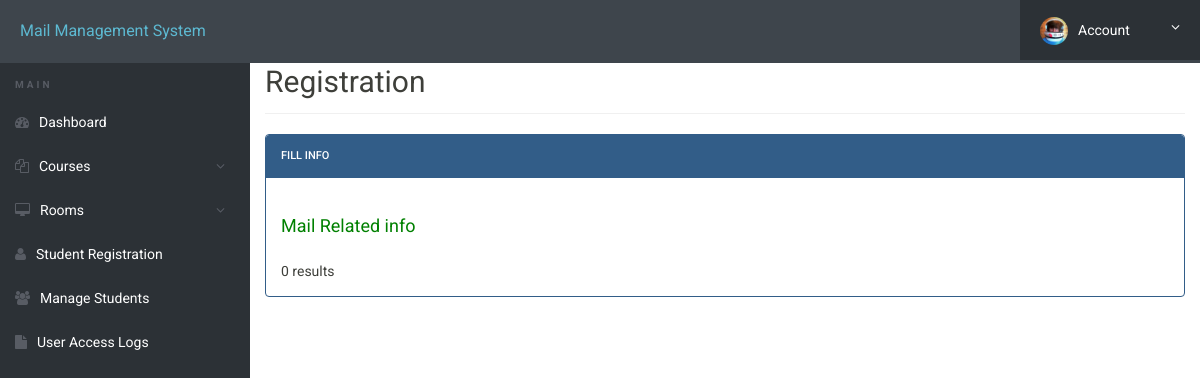
Page /admin/registration1.php (signed in) on the earlier database version.
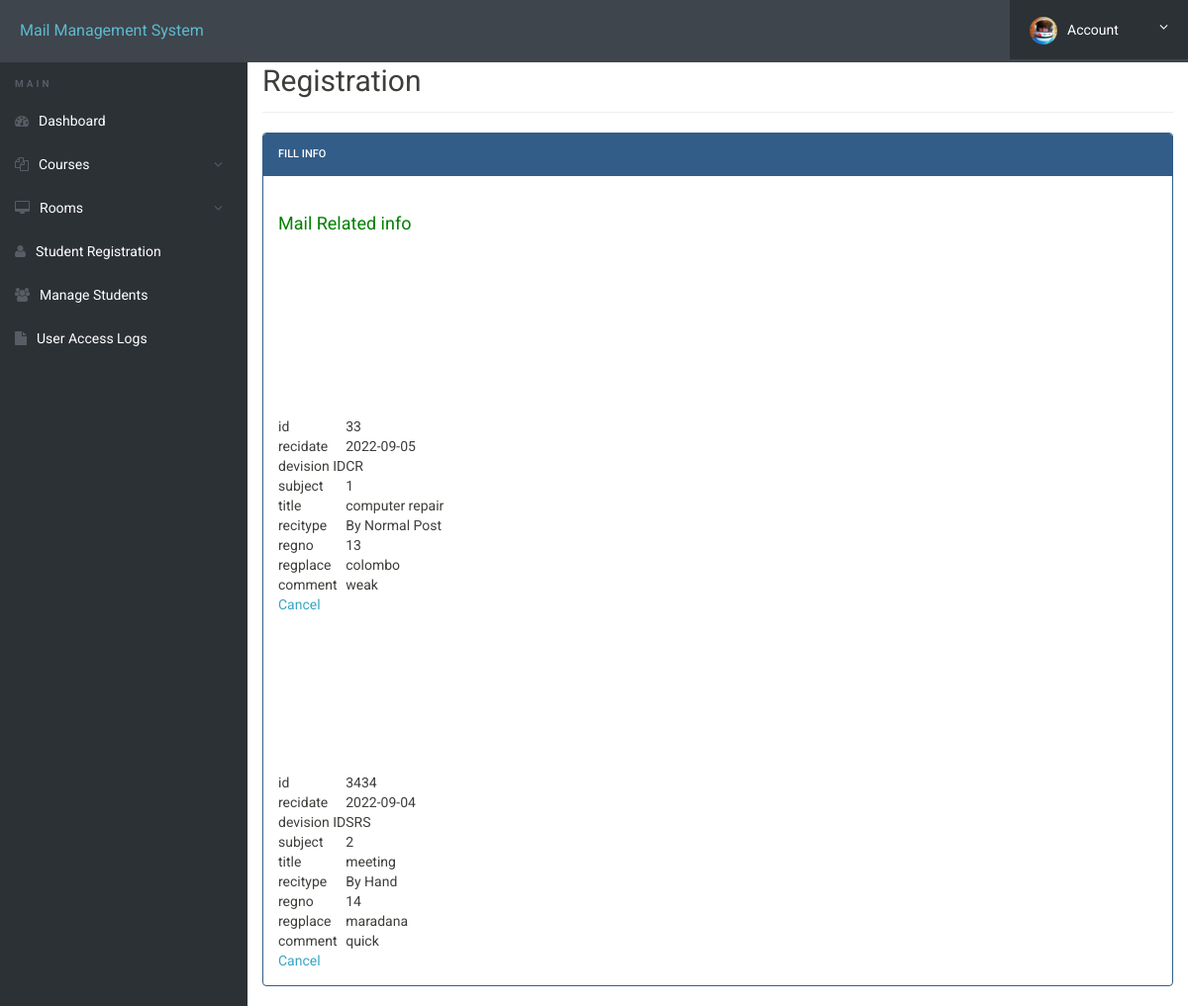
Same page on the later database version.
### tables this page shows
CREATE TABLE `registration` (
  `id` int(11) NOT NULL AUTO_INCREMENT,
  `recidate` date DEFAULT NULL,
  `devision` varchar(500) DEFAULT NULL,
  `regno` int(11) DEFAULT NULL,
  `subject` varchar(500) DEFAULT NULL,
  `title` varchar(500) DEFAULT NULL,
  `recitype` varchar(500) DEFAULT NULL,
  `regplace` varchar(250) DEFAULT NULL,
  `action` varchar(1000) DEFAULT NULL,
  `comment` varchar(500) DEFAULT NULL,
  PRIMARY KEY (`id`)
);

### admin/registration1.php (the view, shortened to what this page needs)
<!doctype html>
<html lang="en" class="no-js">
<head>
	<link rel="stylesheet" href="css/font-awesome.min.css">
	<link rel="stylesheet" href="css/bootstrap.min.css">
	<link rel="stylesheet" href="css/dataTables.bootstrap.min.css">>
	<link rel="stylesheet" href="css/bootstrap-social.css">
	<link rel="stylesheet" href="css/bootstrap-select.css">
	<link rel="stylesheet" href="css/fileinput.min.css">
	<link rel="stylesheet" href="css/awesome-bootstrap-checkbox.css">
	<link rel="stylesheet" href="css/style.css">
</head>
<body>
	<?php include('includes/header.php');?>
	<div class="ts-main-content">
		<?php include('includes/sidebar.php');?>
		<div class="content-wrapper">
			<div class="container-fluid">
				<div class="row">
					<div class="col-md-12">
						<h2 class="page-title">Registration </h2>
						<div class="row">
							<div class="col-md-12">
								<div class="panel panel-primary">
									<div class="panel-heading">Fill Info</div>
									<div class="panel-body">
										<form method="post" action="" class="form-horizontal">
<div class="form-group">
<label class="col-sm-4 control-label"><h4 style="color: green" align="left">Mail Related info </h4> </label>
</div>
<?php
$host = "localhost";
$dbuser = "rootdb";
$dbpass = "MySqlClient";
$db = "mmsslrdb";
$conn = new mysqli($host, $dbuser, $dbpass, $db);
$sql = "SELECT * FROM registration";
$result = $conn->query($sql);
if ($result->num_rows > 0) {
  while($row = $result->fetch_assoc()) {
    echo '
<table>
<tr>
<td>id</td>
<td>', $row['id'] . $row['id'], '</td>
</tr>
<br>
<tr>
<td>recidate</td>
<td>', $row['recidate'], '</td>
</tr>
<br>
<tr>
<td>devision ID</td>
<td>', $row['devision'], '</td>
</tr>
<br>
<tr>
<td>subject</td>
<td>', $row['subject'], '</td>
</tr>
<br>
<tr>
<td>title</td>
<td>', $row['title'], '</td>
</tr>
<br>
<tr>
<td>recitype</td>
<td>', $row['recitype'], '</td>
</tr>
<br>
<tr>
<td>regno</td>
<td>', $row['regno'], '</td>
</tr>
<br>
<tr>
<td>regplace</td>
<td>', $row['regplace'], '</td>
</tr>
<br>
<tr>
<td>comment</td>
<td>', $row['comment'], '</td>
</tr>
<td><a href="delete.php?id=' .  $row['id'] .  '">Cancel</a></td>
</tr>
</table>';
  }
} else {
  echo "0 results";
}
?>
</body>
</html>

### admin/includes/header.php (shortened to what this page needs)
<div class="brand clearfix">
    <a href="#" class="logo" style="font-size:16px;">Mail Management System</a>
    <ul class="ts-profile-nav">
        <li class="ts-account">
            <a href="#"><img src="img/ts-avatar.jpg" class="ts-avatar hidden-side" alt="">Account<i class="fa fa-angle-down hidden-side"></i></a>
        </li>
    </ul>
</div>

### admin/includes/sidebar.php (shortened to what this page needs)
<nav class="ts-sidebar">
    <ul class="ts-sidebar-menu">
        <li class="ts-label">Main</li>
        <li><a href="dashboard.php"><i class="fa fa-dashboard"></i>Dashboard</a></li>
        <li><a href="#"><i class="fa fa-files-o"></i>Courses</a>
        </li>
        <li><a href="#"><i class="fa fa-desktop"></i>Rooms</a>
        </li>
        <li><a href="registration.php"><i class="fa fa-user"></i>Student Registration</a></li>
        <li><a href="manage-students.php"><i class="fa fa-users"></i>Manage Students</a></li>
        <li><a href="access-log.php"><i class="fa fa-file"></i>User Access Logs</a></li>
    </ul>
</nav>

### admin/css/style.css (style rules this page uses)
html { font-size: 14px; }
@media only screen and (min-width: 480px) { html { font-size: 17px; } }
@media only screen and (min-width: 768px) { html { font-size: 14px; } }
body { font-size: 1em; }
a { color: #37a6c4; }
.panel { overflow: hidden; }
ul, li { margin: 0; padding: 0; list-style: none; }
.page-title { padding-bottom: 15px; margin-bottom: 20px; border-bottom: 1px solid #f0f0f0; }
.brand { background: #3e454c; position: relative; z-index: 3; position: fixed; width: 100%; top: 0; }
.brand .logo { box-sizing: border-box; padding: 20px; float: left; display: block; width: 200px; }
@media only screen and (min-width: 992px) { .brand .logo { width: 250px; } }
.brand .ts-profile-nav { float: right; display: none; }
.brand .ts-profile-nav li { float: left; position: relative; }
.brand .ts-profile-nav li a { display: block; padding: 20px; color: #fff; }
.brand .ts-profile-nav .ts-account .fa-angle-down { float: right; }
.brand .ts-profile-nav .ts-account > a { width: 180px; background: #2c3136; }
.brand .ts-profile-nav .ts-account .ts-avatar { border-radius: 50%; height: 28px; margin: -10px 0; margin-right: 10px; }
@media only screen and (min-width: 992px) { .brand .ts-profile-nav { display: block; } }
.ts-sidebar { background: #2c3136; max-height: 0; transition: max-height 0.3s; overflow: hidden; position: fixed; z-index: 2; width: 100%; bottom: 0; top: 60px; overflow-y: auto; }
@media only screen and (min-width: 992px) { .ts-sidebar { max-height: 100%; bottom: 0; } }
.ts-sidebar-menu .ts-label { color: #585c64; font-weight: bold; padding: 8px 15px; text-transform: uppercase; font-size: 10px; letter-spacing: 3px; margin-top: 10px; }
.ts-sidebar-menu a { display: block; text-decoration: none; padding: 12px 15px; color: #fff; }
.ts-sidebar-menu li { position: relative; }
.ts-sidebar-menu li i { color: #585c64; margin-right: 10px; }
.ts-main-content .content-wrapper { padding-top: 15px; margin-top: 10px; }
@media only screen and (min-width: 992px) { .ts-main-content .ts-sidebar { width: 250px; float: left; } }
@media only screen and (min-width: 992px) { .ts-main-content .content-wrapper { margin-left: 250px; } }

Differences in the rows shown:
added registration: id "3", recidate "2022-09-05", devision "CR", subject "1", title "computer repair", recitype "By Normal Post", regno "13", regplace "colombo", comment "weak"
added registration: id "34", recidate "2022-09-04", devision "SRS", subject "2", title "meeting", recitype "By Hand", regno "14", regplace "maradana", comment "quick"
Other differences:
text no longer shown: "0 results"
